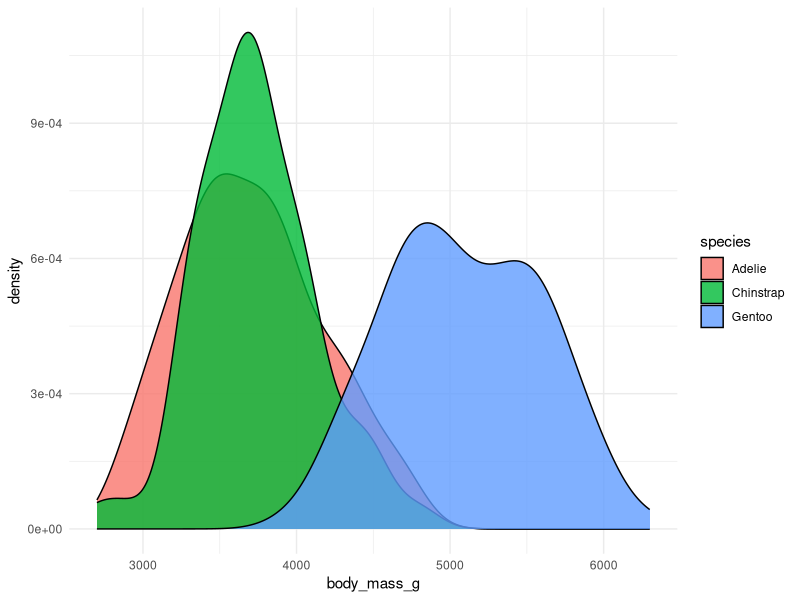
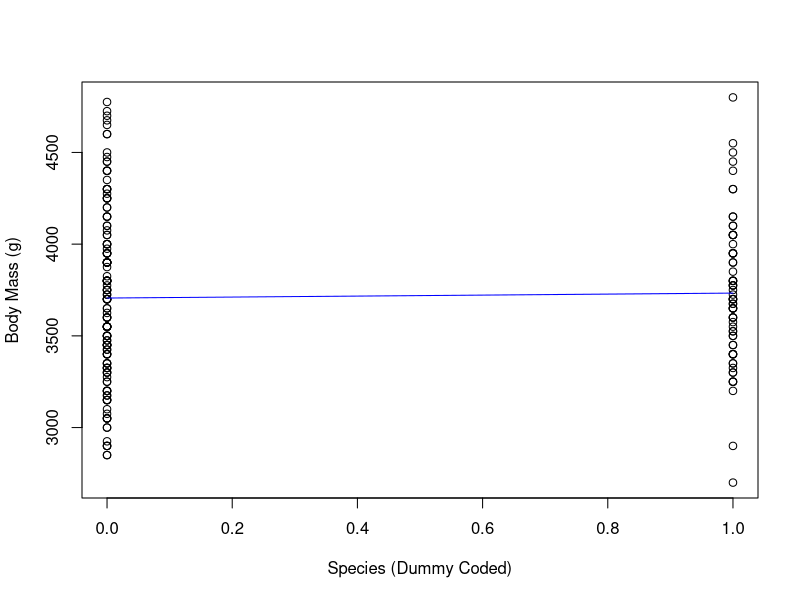

Generate these figures, in order, with R: (Note: this script raises an error after producing the figures.)
## ---- chunk 1
knitr::opts_knit$set(base.dir = "C:/Users/Laagi/Documents/GitHub/lyoganathan.github.io", base.url = "/")
knitr::opts_chunk$set(
  fig.path = "assets/images/regression_hypothesis_testing/",
  echo = TRUE,
  message = FALSE,
  warning = FALSE,
  dev.args=list(bg = "transparent")
)
## ---- chunk 2
library(palmerpenguins)
library(ggplot2)
library(scatterplot3d)
library(knitr)

kable(penguins[sample(nrow(penguins),10),])
## ---- chunk 3
# Remove NAs
penguins_df = na.omit(penguins)

# Histogram, position='identity' makes sure its not stacked
#ggplot(penguins_df, aes(x=body_mass_g, fill=species, color=species)) + geom_histogram(alpha=0.4, position='identity')

# Density plot:
ggplot(penguins_df, aes(x=body_mass_g, fill=species)) + geom_density(alpha=0.8) + theme_minimal()
## ---- chunk 4
# Mean body mass for each species
aggregate(body_mass_g ~ species, penguins_df, mean)

# Number of data points for each species
aggregate(body_mass_g ~ species, penguins_df, length)
## ---- chunk 5
# Here we keep rows that contain Adelie or Chinstrap and only keep species and body_mass_g column
test_df = penguins_df[penguins_df$species %in% c('Adelie','Chinstrap'), c("species","body_mass_g")]

# Create factors again to remove unused factor level:
test_df$species = factor(test_df$species)

# Difference between means:
diff(by(test_df$body_mass_g, test_df$species, mean))
## ---- chunk 6
two_lvl_model = lm(body_mass_g ~ species, data = test_df)
summary(two_lvl_model)
## ---- chunk 7
# Manually create dummy variables:
test_df$x = ifelse(test_df$species == 'Chinstrap',1,0)
## ---- chunk 8
two_lvl_dummy = lm(body_mass_g ~ x, data = test_df)
summary(two_lvl_dummy)
## ---- chunk 9
plot.default(x=test_df$x, y=test_df$body_mass_g,xlab = "Species (Dummy Coded)", ylab = "Body Mass (g)")
lines(test_df$x, predict(two_lvl_model),col='blue')
## ---- chunk 10
# If you set var.equal = T it will give the same t-value & p-value as the regression
t.test(test_df$body_mass_g ~ test_df$species, var.equal = T)
## ---- chunk 11
# Variacne estimator of coefficients from linear model that meets assumptions:
# In this case Xs are just 0 or 1, Y is the body mass for respective species

var1 = var(test_df$body_mass_g[test_df$species == "Chinstrap"])
var2 = var(test_df$body_mass_g[test_df$species == "Adelie"])

n1 = length(test_df$body_mass_g[test_df$species == "Chinstrap"])
n2 = length(test_df$body_mass_g[test_df$species == "Adelie"])

# Pooled variance: 
var_pool = ( (n1-1)*var1 + (n2-1) * var2) / (n1+n2-2)

# Pooled standard error:
se_pool = sqrt( var_pool * (1/n1 + 1/n2) )

# Difference between group means:
mean_diff = diff(by(test_df$body_mass_g, test_df$species, mean))

# t-value: 
t_val = mean_diff/se_pool

# p-value from t-distribution (Negative our t-value to match output from t.test):
p_val = 2*pt(-t_val,213)
## ---- chunk 12
cat(sprintf("se_pool = %f
mean_diff = %f
t_val = %f
p_val = %f", se_pool,mean_diff,t_val,p_val))
## ---- chunk 13
# Value of slope:
slope = two_lvl_model$coefficients[2]

# SE of the slope:
slope_se = sqrt(sum((two_lvl_model$residuals - mean(two_lvl_model$residuals))^2) / 
       (length( two_lvl_model$residuals) - 2)) / 
  sqrt(sum( (test_df$x - mean(test_df$x) )^2 ))

## ---- chunk 14
cat(sprintf("slope = %f
slope_se = %f", slope,slope_se))
## ---- chunk 15
three_lvl_model = lm(body_mass_g ~ species, data = penguins_df)
summary(three_lvl_model)
## ---- chunk 16
TukeyHSD(three_lvl_aov)
## ---- chunk 17
plot.default(x=penguins_df$species,y=penguins_df$body_mass_g)
lines(penguins_df$species, predict(three_lvl_model),col='blue')
## ---- chunk 18
# Manually create dummy variables:
penguins_df$x1 = ifelse(penguins_df$species == 'Chinstrap',1,0)
penguins_df$x2 = ifelse(penguins_df$species == 'Gentoo',1,0)

kable(penguins_df[sample(nrow(penguins),10),])
## ---- chunk 19
# Double check that this is the same as the model we did before
three_lvl_dummy = lm(body_mass_g ~ x1+x2, data = penguins_df)
summary(three_lvl_dummy)
## ---- chunk 20
s3d = scatterplot3d(z=penguins_df$body_mass_g, x=penguins_df$x1, y=penguins_df$x2)
s3d$plane3d(three_lvl_dummy,draw_polygon = TRUE)
